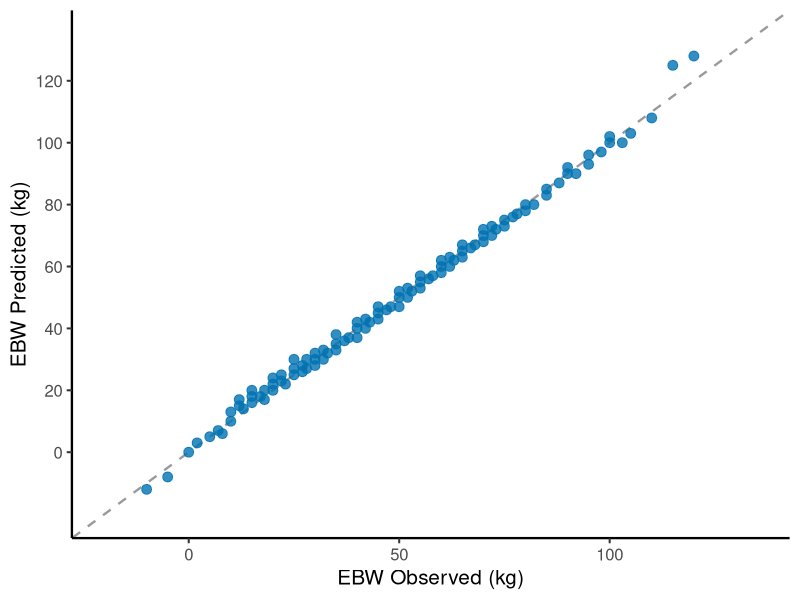

This chart was generated by the following R code:
library(ggplot2)
library(here)
setwd(here::here("figures/Fig1e"))

df = read.csv("data.csv")

p = ggplot(df, aes(x = ebw_observed, y = ebw_predicted)) +
  geom_abline(slope = 1, intercept = 0, color = "gray60", linetype = "dashed", linewidth = 0.8) +
  geom_point(size = 3, alpha = 0.8, color = "#0072B2") +
  scale_x_continuous(breaks = c(0, 50, 100), limits = c(-20, 135)) +
  scale_y_continuous(breaks = c(0, 20, 40, 60, 80, 100, 120), limits = c(-20, 135)) +
  labs(
    x = "EBW Observed (kg)",
    y = "EBW Predicted (kg)"
  ) +
  theme_classic(base_size = 15) +
  theme(
    axis.line = element_line(linewidth = 0.8)
  )

ggsave("fig1e.png", p, width = 5, height = 4, dpi = 800, bg = "white")
